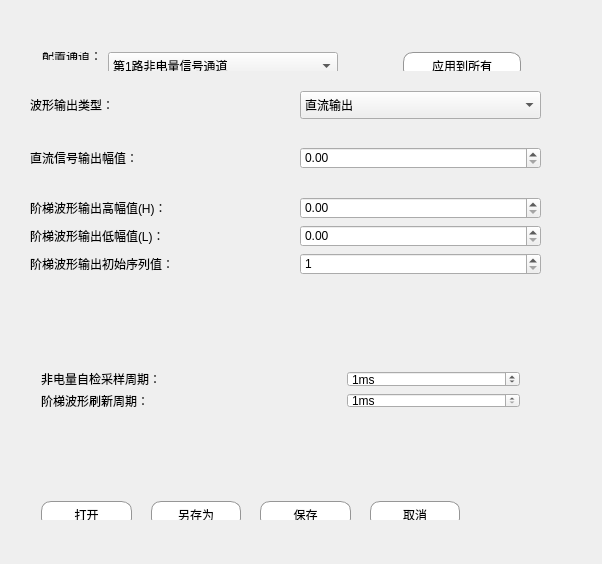
<?xml version="1.0" encoding="UTF-8"?>
<ui version="4.0">
 <class>CNonElectricCfg</class>
 <widget class="QWidget" name="CNonElectricCfg">
  <property name="geometry">
   <rect>
    <x>0</x>
    <y>0</y>
    <width>602</width>
    <height>564</height>
   </rect>
  </property>
  <property name="windowTitle">
   <string>非电量模块配置</string>
  </property>
  <property name="windowIcon">
   <iconset resource="CgeneralControlSoftware.qrc">
    <normaloff>:/新前缀/img/logo.png</normaloff>:/新前缀/img/logo.png</iconset>
  </property>
  <property name="styleSheet">
   <string notr="true">QWidget{
font: 12pt &quot;SimSun&quot;;
}
QPushButton{
	background-color: rgb(255, 255, 255);
	border-radius: 10px;
	
	font: 11pt &quot;SimSun&quot;;
	border: 1px solid rgb(150,150,150);
	
}

QPushButton:hover {
	background-color: rgb(200, 200, 200);
}

 QPushButton:pressed
{
	background-color: rgb(255, 255, 255);
}
</string>
  </property>
  <widget class="QWidget" name="layoutWidget">
   <property name="geometry">
    <rect>
     <x>31</x>
     <y>41</y>
     <width>501</width>
     <height>30</height>
    </rect>
   </property>
   <layout class="QHBoxLayout" name="horizontalLayout" stretch="1,3,1,2">
    <item>
     <widget class="QLabel" name="labelCfgChannel">
      <property name="text">
       <string>配置通道：</string>
      </property>
     </widget>
    </item>
    <item>
     <widget class="QComboBox" name="combCfgChannel">
      <property name="minimumSize">
       <size>
        <width>230</width>
        <height>28</height>
       </size>
      </property>
      <item>
       <property name="text">
        <string>第1路非电量信号通道</string>
       </property>
      </item>
      <item>
       <property name="text">
        <string>第2路非电量信号通道</string>
       </property>
      </item>
      <item>
       <property name="text">
        <string>第3路非电量信号通道</string>
       </property>
      </item>
      <item>
       <property name="text">
        <string>第4路非电量信号通道</string>
       </property>
      </item>
      <item>
       <property name="text">
        <string>第5路非电量信号通道</string>
       </property>
      </item>
      <item>
       <property name="text">
        <string>第6路非电量信号通道</string>
       </property>
      </item>
      <item>
       <property name="text">
        <string>第7路非电量信号通道</string>
       </property>
      </item>
      <item>
       <property name="text">
        <string>第9路非电量信号通道</string>
       </property>
      </item>
      <item>
       <property name="text">
        <string>第10路非电量信号通道</string>
       </property>
      </item>
      <item>
       <property name="text">
        <string>第11路非电量信号通道</string>
       </property>
      </item>
      <item>
       <property name="text">
        <string>第12路非电量信号通道</string>
       </property>
      </item>
      <item>
       <property name="text">
        <string>第13路非电量信号通道</string>
       </property>
      </item>
      <item>
       <property name="text">
        <string>第14路非电量信号通道</string>
       </property>
      </item>
      <item>
       <property name="text">
        <string>第15路非电量信号通道</string>
       </property>
      </item>
      <item>
       <property name="text">
        <string>第16路非电量信号通道</string>
       </property>
      </item>
      <item>
       <property name="text">
        <string>第17路非电量信号通道</string>
       </property>
      </item>
      <item>
       <property name="text">
        <string>第18路非电量信号通道</string>
       </property>
      </item>
      <item>
       <property name="text">
        <string>第19路非电量信号通道</string>
       </property>
      </item>
      <item>
       <property name="text">
        <string>第20路非电量信号通道</string>
       </property>
      </item>
      <item>
       <property name="text">
        <string>第21路非电量信号通道</string>
       </property>
      </item>
      <item>
       <property name="text">
        <string>第22路非电量信号通道</string>
       </property>
      </item>
      <item>
       <property name="text">
        <string>第23路非电量信号通道</string>
       </property>
      </item>
      <item>
       <property name="text">
        <string>第24路非电量信号通道</string>
       </property>
      </item>
      <item>
       <property name="text">
        <string>第25路非电量信号通道</string>
       </property>
      </item>
      <item>
       <property name="text">
        <string>第26路非电量信号通道</string>
       </property>
      </item>
      <item>
       <property name="text">
        <string>第27路非电量信号通道</string>
       </property>
      </item>
      <item>
       <property name="text">
        <string>第28路非电量信号通道</string>
       </property>
      </item>
      <item>
       <property name="text">
        <string>第29路非电量信号通道</string>
       </property>
      </item>
      <item>
       <property name="text">
        <string>第30路非电量信号通道</string>
       </property>
      </item>
      <item>
       <property name="text">
        <string>第31路非电量信号通道</string>
       </property>
      </item>
      <item>
       <property name="text">
        <string>第32路非电量信号通道</string>
       </property>
      </item>
      <item>
       <property name="text">
        <string>第33路非电量信号通道</string>
       </property>
      </item>
      <item>
       <property name="text">
        <string>第34路非电量信号通道</string>
       </property>
      </item>
      <item>
       <property name="text">
        <string>第35路非电量信号通道</string>
       </property>
      </item>
      <item>
       <property name="text">
        <string>第36路非电量信号通道</string>
       </property>
      </item>
      <item>
       <property name="text">
        <string>第37路非电量信号通道</string>
       </property>
      </item>
      <item>
       <property name="text">
        <string>第38路非电量信号通道</string>
       </property>
      </item>
      <item>
       <property name="text">
        <string>第39路非电量信号通道</string>
       </property>
      </item>
      <item>
       <property name="text">
        <string>第40路非电量信号通道</string>
       </property>
      </item>
      <item>
       <property name="text">
        <string>第41路非电量信号通道</string>
       </property>
      </item>
      <item>
       <property name="text">
        <string>第42路非电量信号通道</string>
       </property>
      </item>
      <item>
       <property name="text">
        <string>第43路非电量信号通道</string>
       </property>
      </item>
      <item>
       <property name="text">
        <string>第44路非电量信号通道</string>
       </property>
      </item>
      <item>
       <property name="text">
        <string>第45路非电量信号通道</string>
       </property>
      </item>
      <item>
       <property name="text">
        <string>第46路非电量信号通道</string>
       </property>
      </item>
      <item>
       <property name="text">
        <string>第47路非电量信号通道</string>
       </property>
      </item>
      <item>
       <property name="text">
        <string>第48路非电量信号通道</string>
       </property>
      </item>
     </widget>
    </item>
    <item>
     <spacer name="horizontalSpacer">
      <property name="orientation">
       <enum>Qt::Horizontal</enum>
      </property>
      <property name="sizeHint" stdset="0">
       <size>
        <width>40</width>
        <height>20</height>
       </size>
      </property>
     </spacer>
    </item>
    <item>
     <widget class="QPushButton" name="btnCfgApplyToAll">
      <property name="minimumSize">
       <size>
        <width>0</width>
        <height>28</height>
       </size>
      </property>
      <property name="text">
       <string>应用到所有</string>
      </property>
     </widget>
    </item>
   </layout>
  </widget>
  <widget class="QWidget" name="layoutWidget">
   <property name="geometry">
    <rect>
     <x>30</x>
     <y>490</y>
     <width>441</width>
     <height>30</height>
    </rect>
   </property>
   <layout class="QHBoxLayout" name="horizontalLayout_3" stretch="3,0,3,0,3,0,3">
    <item>
     <widget class="QPushButton" name="btnOpen">
      <property name="minimumSize">
       <size>
        <width>0</width>
        <height>28</height>
       </size>
      </property>
      <property name="text">
       <string>打开</string>
      </property>
     </widget>
    </item>
    <item>
     <spacer name="horizontalSpacer_2">
      <property name="orientation">
       <enum>Qt::Horizontal</enum>
      </property>
      <property name="sizeHint" stdset="0">
       <size>
        <width>13</width>
        <height>20</height>
       </size>
      </property>
     </spacer>
    </item>
    <item>
     <widget class="QPushButton" name="btnSaveAs">
      <property name="minimumSize">
       <size>
        <width>0</width>
        <height>28</height>
       </size>
      </property>
      <property name="text">
       <string>另存为</string>
      </property>
     </widget>
    </item>
    <item>
     <spacer name="horizontalSpacer_3">
      <property name="orientation">
       <enum>Qt::Horizontal</enum>
      </property>
      <property name="sizeHint" stdset="0">
       <size>
        <width>13</width>
        <height>20</height>
       </size>
      </property>
     </spacer>
    </item>
    <item>
     <widget class="QPushButton" name="btnSave">
      <property name="minimumSize">
       <size>
        <width>0</width>
        <height>28</height>
       </size>
      </property>
      <property name="text">
       <string>保存</string>
      </property>
     </widget>
    </item>
    <item>
     <spacer name="horizontalSpacer_4">
      <property name="orientation">
       <enum>Qt::Horizontal</enum>
      </property>
      <property name="sizeHint" stdset="0">
       <size>
        <width>13</width>
        <height>20</height>
       </size>
      </property>
     </spacer>
    </item>
    <item>
     <widget class="QPushButton" name="btnCancel">
      <property name="minimumSize">
       <size>
        <width>0</width>
        <height>28</height>
       </size>
      </property>
      <property name="text">
       <string>取消</string>
      </property>
     </widget>
    </item>
   </layout>
  </widget>
  <widget class="QWidget" name="layoutWidget">
   <property name="geometry">
    <rect>
     <x>30</x>
     <y>360</y>
     <width>501</width>
     <height>59</height>
    </rect>
   </property>
   <layout class="QGridLayout" name="gridLayout_2" columnstretch="3,0,2">
    <item row="1" column="2">
     <widget class="QSpinBox" name="spinLadderwaveFreshPer">
      <property name="suffix">
       <string>ms</string>
      </property>
      <property name="minimum">
       <number>1</number>
      </property>
      <property name="maximum">
       <number>100</number>
      </property>
      <property name="singleStep">
       <number>1</number>
      </property>
     </widget>
    </item>
    <item row="0" column="0">
     <widget class="QLabel" name="labelCfgChannel_4">
      <property name="text">
       <string>非电量自检采样周期：</string>
      </property>
     </widget>
    </item>
    <item row="1" column="0">
     <widget class="QLabel" name="labelCfgChannel_5">
      <property name="text">
       <string>阶梯波形刷新周期：</string>
      </property>
     </widget>
    </item>
    <item row="0" column="1">
     <spacer name="horizontalSpacer_7">
      <property name="orientation">
       <enum>Qt::Horizontal</enum>
      </property>
      <property name="sizeHint" stdset="0">
       <size>
        <width>40</width>
        <height>20</height>
       </size>
      </property>
     </spacer>
    </item>
    <item row="1" column="1">
     <spacer name="horizontalSpacer_8">
      <property name="orientation">
       <enum>Qt::Horizontal</enum>
      </property>
      <property name="sizeHint" stdset="0">
       <size>
        <width>40</width>
        <height>20</height>
       </size>
      </property>
     </spacer>
    </item>
    <item row="0" column="2">
     <widget class="QSpinBox" name="spinNoEleCheckSampPer">
      <property name="suffix">
       <string>ms</string>
      </property>
      <property name="maximum">
       <number>1000000</number>
      </property>
      <property name="value">
       <number>1</number>
      </property>
     </widget>
    </item>
   </layout>
  </widget>
  <widget class="QWidget" name="widgetChannelData" native="true">
   <property name="geometry">
    <rect>
     <x>30</x>
     <y>80</y>
     <width>511</width>
     <height>273</height>
    </rect>
   </property>
   <layout class="QVBoxLayout" name="verticalLayout_7">
    <property name="leftMargin">
     <number>0</number>
    </property>
    <property name="topMargin">
     <number>0</number>
    </property>
    <property name="rightMargin">
     <number>0</number>
    </property>
    <property name="bottomMargin">
     <number>0</number>
    </property>
    <item>
     <layout class="QHBoxLayout" name="horizontalLayout_2">
      <item>
       <widget class="QWidget" name="widget_2" native="true">
        <layout class="QVBoxLayout" name="verticalLayout_6">
         <property name="leftMargin">
          <number>0</number>
         </property>
         <item>
          <widget class="QLabel" name="labelCfgChannel_2">
           <property name="text">
            <string>波形输出类型：</string>
           </property>
          </widget>
         </item>
        </layout>
       </widget>
      </item>
      <item>
       <widget class="QWidget" name="widget" native="true">
        <layout class="QVBoxLayout" name="verticalLayout_5">
         <property name="sizeConstraint">
          <enum>QLayout::SetDefaultConstraint</enum>
         </property>
         <property name="rightMargin">
          <number>0</number>
         </property>
         <item>
          <widget class="QComboBox" name="combCVaveform">
           <property name="minimumSize">
            <size>
             <width>230</width>
             <height>28</height>
            </size>
           </property>
           <item>
            <property name="text">
             <string>直流输出</string>
            </property>
           </item>
           <item>
            <property name="text">
             <string>阶梯波输出</string>
            </property>
           </item>
          </widget>
         </item>
        </layout>
       </widget>
      </item>
     </layout>
    </item>
    <item>
     <layout class="QHBoxLayout" name="LayoutDCOutput">
      <item>
       <widget class="QWidget" name="widget1DCOutput" native="true">
        <layout class="QVBoxLayout" name="verticalLayout_3">
         <property name="leftMargin">
          <number>0</number>
         </property>
         <item>
          <widget class="QLabel" name="labelCfgChannel_3">
           <property name="text">
            <string>直流信号输出幅值：</string>
           </property>
          </widget>
         </item>
        </layout>
       </widget>
      </item>
      <item>
       <widget class="QWidget" name="widget2DCOutput" native="true">
        <layout class="QVBoxLayout" name="verticalLayout_4">
         <property name="rightMargin">
          <number>0</number>
         </property>
         <item>
          <widget class="QDoubleSpinBox" name="spinDCAmplitude">
           <property name="maximum">
            <double>5.000000000000000</double>
           </property>
          </widget>
         </item>
        </layout>
       </widget>
      </item>
     </layout>
    </item>
    <item>
     <layout class="QHBoxLayout" name="LayoutLadderOutput">
      <item>
       <widget class="QWidget" name="widget1LadderOutput" native="true">
        <layout class="QVBoxLayout" name="verticalLayout">
         <property name="leftMargin">
          <number>0</number>
         </property>
         <item>
          <widget class="QLabel" name="label">
           <property name="text">
            <string>阶梯波形输出高幅值(H)：</string>
           </property>
          </widget>
         </item>
         <item>
          <widget class="QLabel" name="label_2">
           <property name="text">
            <string>阶梯波形输出低幅值(L)：</string>
           </property>
          </widget>
         </item>
         <item>
          <widget class="QLabel" name="label_3">
           <property name="text">
            <string>阶梯波形输出初始序列值：</string>
           </property>
          </widget>
         </item>
        </layout>
       </widget>
      </item>
      <item>
       <widget class="QWidget" name="widget2LadderOutput" native="true">
        <layout class="QVBoxLayout" name="verticalLayout_2">
         <property name="rightMargin">
          <number>0</number>
         </property>
         <item>
          <widget class="QDoubleSpinBox" name="spinLadderOutH">
           <property name="maximum">
            <double>5.000000000000000</double>
           </property>
          </widget>
         </item>
         <item>
          <widget class="QDoubleSpinBox" name="spinLadderOutL">
           <property name="maximum">
            <double>5.000000000000000</double>
           </property>
          </widget>
         </item>
         <item>
          <widget class="QSpinBox" name="spinLadderOutStartValue">
           <property name="minimum">
            <number>1</number>
           </property>
           <property name="maximum">
            <number>64</number>
           </property>
          </widget>
         </item>
        </layout>
       </widget>
      </item>
     </layout>
    </item>
    <item>
     <spacer name="verticalSpacer">
      <property name="orientation">
       <enum>Qt::Vertical</enum>
      </property>
      <property name="sizeHint" stdset="0">
       <size>
        <width>20</width>
        <height>35</height>
       </size>
      </property>
     </spacer>
    </item>
   </layout>
  </widget>
 </widget>
 <layoutdefault spacing="6" margin="11"/>
 <resources>
  <include location="CgeneralControlSoftware.qrc"/>
 </resources>
 <connections/>
</ui>
